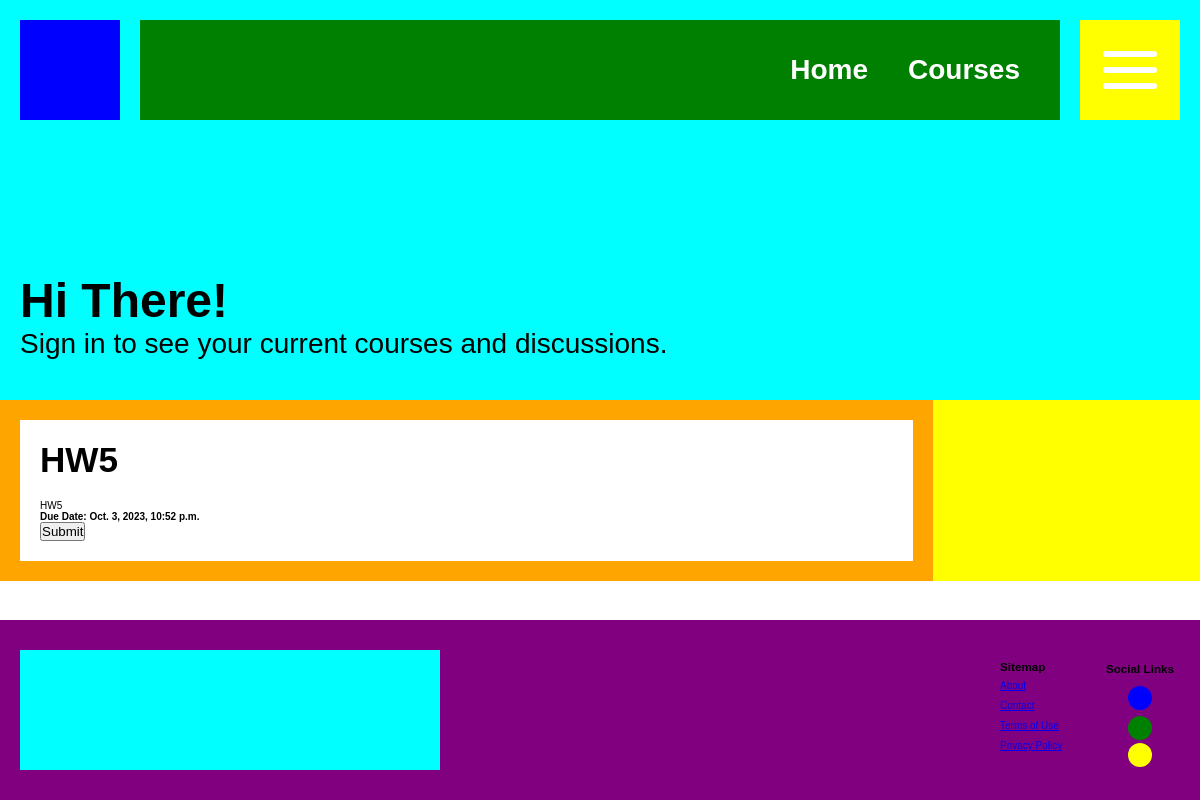
The app's page /courses/5/assignments/5, older data.
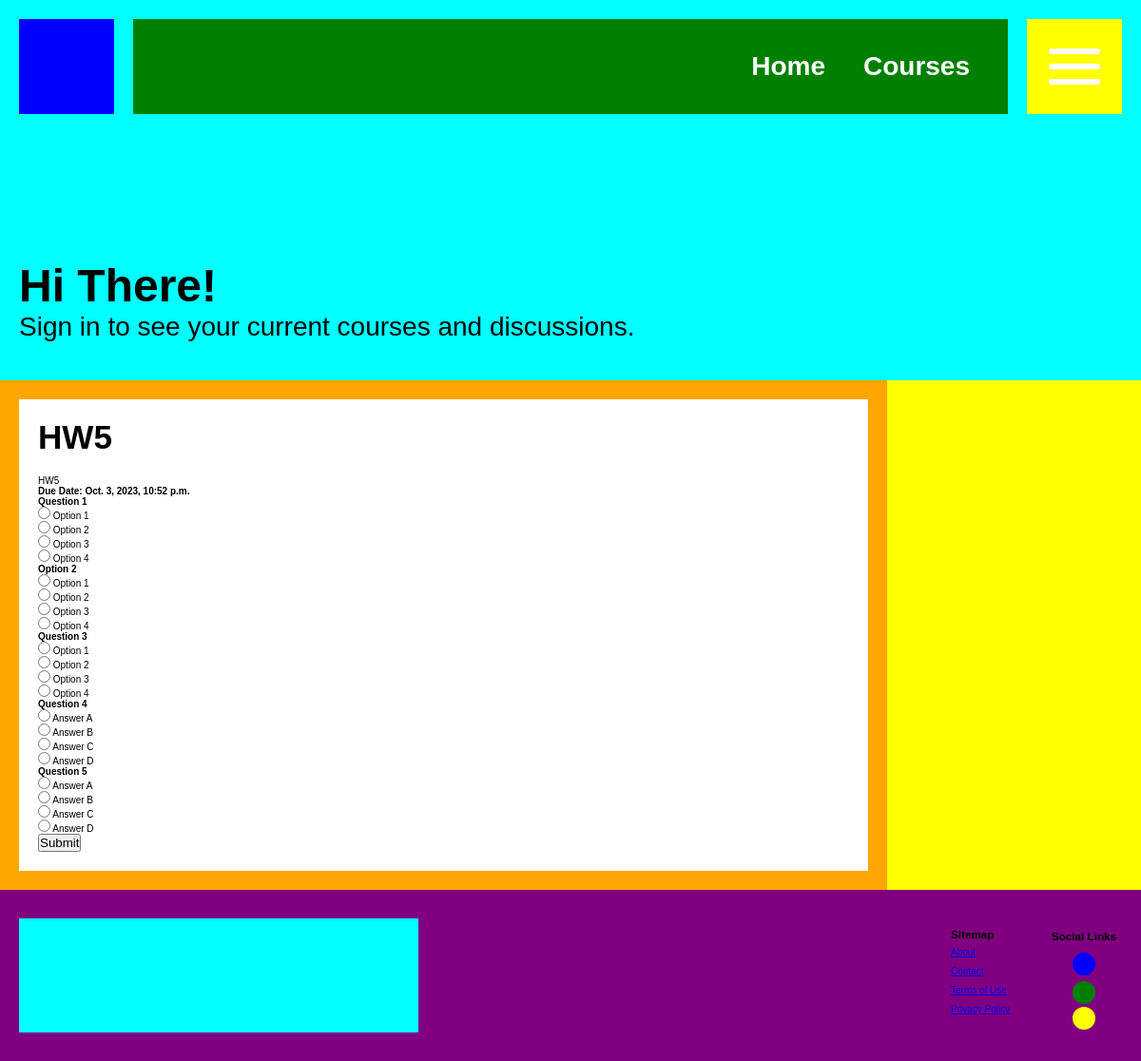
The same page, newer data.
### dashboard/models.py (models this page shows)
class Assignment(models.Model):
    name = models.CharField(max_length=100)
    description = models.TextField()
    due_date = models.DateTimeField()
    course = models.ForeignKey(Course, on_delete=models.CASCADE)
    created_date = models.DateTimeField(auto_now_add=True)
    updated_date = models.DateTimeField(auto_now=True)

class MultipleChoiceQuestion(models.Model):
    question = models.CharField(max_length=100)
    option1 = models.CharField(max_length=100, default='')
    option2 = models.CharField(max_length=100, default='')
    option3 = models.CharField(max_length=100, default='')
    option4 = models.CharField(max_length=100, default='')
    answer = models.CharField(max_length=100, default='')
    points = models.IntegerField(default=5)
    assignment = models.ForeignKey(Assignment, on_delete=models.CASCADE)

### dashboard/views.py (the view, shortened to what this page needs)
# urls.py: path("courses/<int:course_id>/assignments/<int:assignment_id>", views.view_assignment, name="view_assignment"),
def view_assignment(request, course_id, assignment_id):
    assignment = Assignment.objects.get(id=assignment_id, course_id=course_id)
    questions = MultipleChoiceQuestion.objects.filter(assignment=assignment_id)
    context = {
        "assignment": assignment,
        "questions": questions
    }
    return render(request, "assignment.html", context)

### templates/assignment.html (shortened to what this page needs)
{% extends 'base.html' %}
{% block content %}
<main class="main-content">
    <section class="asm-two-column">
        <section class="main-column">
            <section class="container">
                <section class="container-header">
                    <h3>{{assignment.name}}</h3>
                </section>
                <section class="container-body">
                    <p>{{assignment.description}}</p>
                    <strong>Due Date: {{assignment.due_date}}</strong>
                    <form action="" method="POST">
                        {% for question in questions %}
                        <section class="question">
                            <h4>{{question.question}}</h4>
                            <section class="choices">
                                <section class="choice">
                                    <input type="radio" name="{{question.question}}" value="A">
                                    <label for="A">{{question.option1}}</label>
                                </section>
                                <section class="choice">
                                    <input type="radio" name="{{question.question}}" value="B">
                                    <label for="B">{{question.option2}}</label>
                                </section>
                                <section class="choice">
                                    <input type="radio" name="{{question.question}}" value="C">
                                    <label for="C">{{question.option3}}</label>
                                </section>
                                <section class="choice">
                                    <input type="radio" name="{{question.question}}" value="D">
                                    <label for="D">{{question.option4}}</label>
                                </section>
                            </section>
                        </section>
                        {% endfor %}
                        <button type="submit">Submit</button>
                    </form>
                </section>
            </section>
        </section>
        <aside class="secondary-column">
        </aside>
    </section>
</main>
{% endblock content %}

### templates/base.html (shortened to what this page needs)
{% load static %}
<!DOCTYPE html>
<html>
    <head>
        <link rel="stylesheet" href="{% static 'styles/app.css' %}">
    </head>
    <body>
        <header class="site-header">
            <nav class="site-nav">
                <section class="site-logo"></section>
                <section class="site-links">
                    <ul>
                        <li><a href="{% url 'index' %}">Home</a></li>
                        <li><a href="{% url 'view_courses' %}">Courses</a></li>
                    </ul>
                </section>
                <section class="hamburger">
                    <section class="hamburger-lines">
                        <div class="hamburger-line"></div>
                        <div class="hamburger-line"></div>
                        <div class="hamburger-line"></div>
                    </section>
                </section>
            </nav>
            <section class="jumbotron">
                {% if user.is_authenticated %}
                <section class="jumbotron-content">
                    <h1>Hi {{ user.username }}!</h1>
                    <p>Here are your courses and discussions.</p>
                </section>
                {% else %}
                <section class="jumbotron-content">
                    <h1>Hi there!</h1>
                    <p>Sign in to see your current courses and discussions.</p>
                </section>
                {% endif %}
            </section>
        </header>
        <section class="main">
            {% block content %}
            {% endblock content %}
        </section>
        <footer class="site-footer">
            <section class="footer-logo"></section>
            <section class="footer-links">
                <h3>Sitemap</h3>
                <a href="#">About</a>
                <a href="#">Contact</a>
                <a href="#">Terms of Use</a>
                <a href="#">Privacy Policy</a>
            </section>
            <section class="footer-social">
                <h3>Social Links</h3>
                <a href="#"></a>
                <a href="#"></a>
                <a href="#"></a>
            </section>
        </footer>
    </body>
</html>

### static/styles/general.css (style rules this page uses)
html, body { font-size: 10px; font-family:Arial, Helvetica, sans-serif }
body { display: grid; grid-template-rows: 40rem 1fr 18rem; min-height: 100svh; }
* { margin: 0; padding: 0; box-sizing: border-box; }
.asm-two-column { display: grid; grid-template-columns: 7fr 2fr; background: red; }
.asm-two-column .main-column { background: orange; padding: 2rem; }
.container { background: white; padding: 2rem; }
.container .container-header { font-size: 3rem; font-weight: bolder; margin-bottom: 2rem; display: grid; grid-template-columns: 1fr 1fr; }
.asm-two-column .secondary-column { background: yellow; position: relative; }

### static/styles/components/header.css (style rules this page uses)
.site-header { background: aqua; display: grid; grid-template-rows: 14rem 26rem; }
.site-header .jumbotron { padding: 2rem; height: 26rem; display: grid; }
.site-header .jumbotron .jumbotron-content { align-self: end; }
.site-header .jumbotron .jumbotron-content h1 { font-size: 4.8rem; font-weight: bolder; text-transform: capitalize; }
.site-header .jumbotron .jumbotron-content p { font-size: 2.8rem; margin-bottom: 2rem; }
.site-nav { display: grid; height: 14rem; grid-template-columns: 14rem 1fr 14rem; }
.site-nav .site-logo { height: 10rem; width: 10rem; background: blue; place-self: center; }
.site-nav .site-links { display: grid; width: 100%; height: 10rem; align-self: center; background: green; }
.site-nav .site-links ul { justify-self: end; align-self: center; display: flex; list-style: none; flex-direction: row; margin-right: 4rem; }
.site-nav .site-links ul li a { text-decoration: none; color: white; margin-left: 4rem; font-size: 2.8rem; font-weight: bolder; }
.site-nav .hamburger { width: 10rem; height: 10rem; place-self: center; background: yellow; display: grid; }
.site-nav .hamburger .hamburger-lines { place-self: center; display: grid; grid-template-rows: 0.6rem 0.6rem 0.6rem; row-gap: 1rem; }
.site-nav .hamburger .hamburger-lines .hamburger-line { width: 5.4rem; height: 0.6rem; background: white; border-radius: 2rem; }

### static/styles/components/footer.css (style rules this page uses)
.site-footer { display: grid; width: 100%; background: purple; grid-template-columns: 46rem 1fr 12rem; height: 18rem; }
.site-footer .footer-logo { height: 12rem; width: 42rem; background: aqua; place-self: center; }
.site-footer .footer-links { display: grid; grid-template-columns: 8rem; grid-auto-rows: 2rem; justify-self: end; align-self: center; }
.site-footer .footer-social { display: grid; grid-template-rows: 3rem 3rem 3rem; place-items: center; place-self: center; }
.site-footer .footer-social a { display: inline-block; width: 2.4rem; height: 2.4rem; border-radius: 50%; }
.site-footer .footer-social a:nth-child(2) { background: blue; }
.site-footer .footer-social a:nth-child(3) { background: green; }
.site-footer .footer-social a:nth-child(4) { background: yellow; }

Row changes from the older to the newer data that the page shows:
added MultipleChoiceQuestion: question "Question 1", option1 "Option 1", option2 "Option 2", option3 "Option 3", option4 "Option 4"
added MultipleChoiceQuestion: question "Option 2", option1 "Option 1", option2 "Option 2", option3 "Option 3", option4 "Option 4"
added MultipleChoiceQuestion: question "Question 3", option1 "Option 1", option2 "Option 2", option3 "Option 3", option4 "Option 4"
added MultipleChoiceQuestion: question "Question 4", option1 "Answer A", option2 "Answer B", option3 "Answer C", option4 "Answer D"
added MultipleChoiceQuestion: question "Question 5", option1 "Answer A", option2 "Answer B", option3 "Answer C", option4 "Answer D"
